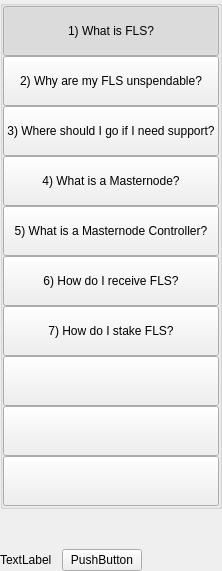
         <widget class="QWidget" name="left" native="true">
          <layout class="QVBoxLayout" name="verticalLayout_3">
           <property name="leftMargin">
            <number>0</number>
           </property>
           <property name="topMargin">
            <number>0</number>
           </property>
           <property name="rightMargin">
            <number>0</number>
           </property>
           <property name="bottomMargin">
            <number>0</number>
           </property>
           <item>
            <layout class="QVBoxLayout" name="verticalLayout_2">
             <property name="spacing">
              <number>0</number>
             </property>
             <item>
              <widget class="QWidget" name="containerButtons" native="true">
               <layout class="QVBoxLayout" name="verticalLayout">
                <property name="spacing">
                 <number>0</number>
                </property>
                <property name="leftMargin">
                 <number>0</number>
                </property>
                <property name="topMargin">
                 <number>0</number>
                </property>
                <property name="rightMargin">
                 <number>0</number>
                </property>
                <property name="bottomMargin">
                 <number>0</number>
                </property>
                <item>
                 <widget class="QGroupBox" name="groupBox">
                  <property name="title">
                   <string/>
                  </property>
                  <layout class="QVBoxLayout" name="verticalLayout_9">
                   <property name="spacing">
                    <number>0</number>
                   </property>
                   <property name="leftMargin">
                    <number>0</number>
                   </property>
                   <property name="topMargin">
                    <number>0</number>
                   </property>
                   <property name="rightMargin">
                    <number>0</number>
                   </property>
                   <property name="bottomMargin">
                    <number>0</number>
                   </property>
                   <item>
                    <widget class="QPushButton" name="pushButtonFaq1">
                     <property name="minimumSize">
                      <size>
                       <width>0</width>
                       <height>50</height>
                      </size>
                     </property>
                     <property name="maximumSize">
                      <size>
                       <width>16777215</width>
                       <height>50</height>
                      </size>
                     </property>
                     <property name="focusPolicy">
                      <enum>Qt::NoFocus</enum>
                     </property>
                     <property name="text">
                      <string>1) What is FLS?</string>
                     </property>
                     <property name="checkable">
                      <bool>true</bool>
                     </property>
                     <property name="checked">
                      <bool>true</bool>
                     </property>
                     <property name="autoExclusive">
                      <bool>true</bool>
                     </property>
                    </widget>
                   </item>
                   <item>
                    <widget class="QPushButton" name="pushButtonFaq2">
                     <property name="minimumSize">
                      <size>
                       <width>0</width>
                       <height>50</height>
                      </size>
                     </property>
                     <property name="maximumSize">
                      <size>
                       <width>16777215</width>
                       <height>50</height>
                      </size>
                     </property>
                     <property name="focusPolicy">
                      <enum>Qt::NoFocus</enum>
                     </property>
                     <property name="text">
                      <string>2) Why are my FLS unspendable?</string>
                     </property>
                     <property name="checkable">
                      <bool>true</bool>
                     </property>
                     <property name="autoExclusive">
                      <bool>true</bool>
                     </property>
                    </widget>
                   </item>
                   <item>
                    <widget class="QPushButton" name="pushButtonFaq3">
                     <property name="minimumSize">
                      <size>
                       <width>0</width>
                       <height>50</height>
                      </size>
                     </property>
                     <property name="maximumSize">
                      <size>
                       <width>16777215</width>
                       <height>16777215</height>
                      </size>
                     </property>
                     <property name="focusPolicy">
                      <enum>Qt::NoFocus</enum>
                     </property>
                     <property name="text">
                      <string>3) Where should I go if I need support?</string>
                     </property>
                     <property name="checkable">
                      <bool>true</bool>
                     </property>
                     <property name="autoExclusive">
                      <bool>true</bool>
                     </property>
                    </widget>
                   </item>
                   <item>
                    <widget class="QPushButton" name="pushButtonFaq4">
                     <property name="minimumSize">
                      <size>
                       <width>0</width>
                       <height>50</height>
                      </size>
                     </property>
                     <property name="maximumSize">
                      <size>
                       <width>16777215</width>
                       <height>16777215</height>
                      </size>
                     </property>
                     <property name="focusPolicy">
                      <enum>Qt::NoFocus</enum>
                     </property>
                     <property name="text">
                      <string>4) What is a Masternode?</string>
                     </property>
                     <property name="checkable">
                      <bool>true</bool>
                     </property>
                     <property name="autoExclusive">
                      <bool>true</bool>
                     </property>
                    </widget>
                   </item>
                   <item>
                    <widget class="QPushButton" name="pushButtonFaq5">
                     <property name="minimumSize">
                      <size>
                       <width>0</width>
                       <height>50</height>
                      </size>
                     </property>
                     <property name="focusPolicy">
                      <enum>Qt::NoFocus</enum>
                     </property>
                     <property name="text">
                      <string>5) What is a Masternode Controller?</string>
                     </property>
                     <property name="checkable">
                      <bool>true</bool>
                     </property>
                     <property name="autoExclusive">
                      <bool>true</bool>
                     </property>
                    </widget>
                   </item>
                   <item>
                    <widget class="QPushButton" name="pushButtonFaq6">
                     <property name="minimumSize">
                      <size>
                       <width>0</width>
                       <height>50</height>
                      </size>
                     </property>
                     <property name="focusPolicy">
                      <enum>Qt::NoFocus</enum>
                     </property>
                     <property name="text">
                      <string>6) How do I receive FLS?</string>
                     </property>
                     <property name="checkable">
                      <bool>true</bool>
                     </property>
                     <property name="autoExclusive">
                      <bool>true</bool>
                     </property>
                    </widget>
                   </item>
                   <item>
                    <widget class="QPushButton" name="pushButtonFaq7">
                     <property name="minimumSize">
                      <size>
                       <width>0</width>
                       <height>50</height>
                      </size>
                     </property>
                     <property name="focusPolicy">
                      <enum>Qt::NoFocus</enum>
                     </property>
                     <property name="text">
                      <string>7) How do I stake FLS?</string>
                     </property>
                     <property name="checkable">
                      <bool>true</bool>
                     </property>
                     <property name="autoExclusive">
                      <bool>true</bool>
                     </property>
                    </widget>
                   </item>
                   <item>
                    <widget class="QPushButton" name="pushButtonFaq8">
                     <property name="minimumSize">
                      <size>
                       <width>0</width>
                       <height>50</height>
                      </size>
                     </property>
                     <property name="focusPolicy">
                      <enum>Qt::NoFocus</enum>
                     </property>
                     <property name="text">
                      <string></string>
                     </property>
                     <property name="checkable">
                      <bool>true</bool>
                     </property>
                     <property name="autoExclusive">
                      <bool>true</bool>
                     </property>
                    </widget>
                   </item>
                   <item>
                    <widget class="QPushButton" name="pushButtonFaq9">
                     <property name="minimumSize">
                      <size>
                       <width>0</width>
                       <height>50</height>
                      </size>
                     </property>
                     <property name="focusPolicy">
                      <enum>Qt::NoFocus</enum>
                     </property>
                     <property name="text">
                      <string></string>
                     </property>
                     <property name="checkable">
                      <bool>true</bool>
                     </property>
                     <property name="autoExclusive">
                      <bool>true</bool>
                     </property>
                    </widget>
                   </item>
                   <item>
                    <widget class="QPushButton" name="pushButtonFaq10">
                     <property name="minimumSize">
                      <size>
                       <width>0</width>
                       <height>50</height>
                      </size>
                     </property>
                     <property name="focusPolicy">
                      <enum>Qt::NoFocus</enum>
                     </property>
                     <property name="text">
                      <string></string>
                     </property>
                     <property name="checkable">
                      <bool>true</bool>
                     </property>
                     <property name="autoExclusive">
                      <bool>true</bool>
                     </property>
                    </widget>
                   </item>
                  </layout>
                 </widget>
                </item>
               </layout>
              </widget>
             </item>
             <item>
              <spacer name="verticalSpacer">
               <property name="orientation">
                <enum>Qt::Vertical</enum>
               </property>
               <property name="sizeHint" stdset="0">
                <size>
                 <width>20</width>
                 <height>40</height>
                </size>
               </property>
              </spacer>
             </item>
             <item>
              <layout class="QHBoxLayout" name="horizontalLayout_2">
               <item>
                <widget class="QLabel" name="labelWebLink">
                 <property name="text">
                  <string>TextLabel</string>
                 </property>
                </widget>
               </item>
               <item>
                <spacer name="horizontalSpacer_4">
                 <property name="orientation">
                  <enum>Qt::Horizontal</enum>
                 </property>
                 <property name="sizeType">
                  <enum>QSizePolicy::Minimum</enum>
                 </property>
                 <property name="sizeHint" stdset="0">
                  <size>
                   <width>10</width>
                   <height>20</height>
                  </size>
                 </property>
                </spacer>
               </item>
               <item>
                <widget class="QPushButton" name="pushButtonWebLink">
                 <property name="focusPolicy">
                  <enum>Qt::NoFocus</enum>
                 </property>
                 <property name="text">
                  <string>PushButton</string>
                 </property>
                </widget>
               </item>
               <item>
                <spacer name="horizontalSpacer_2">
                 <property name="orientation">
                  <enum>Qt::Horizontal</enum>
                 </property>
                 <property name="sizeHint" stdset="0">
                  <size>
                   <width>40</width>
                   <height>20</height>
                  </size>
                 </property>
                </spacer>
               </item>
              </layout>
             </item>
            </layout>
           </item>
          </layout>
         </widget>
